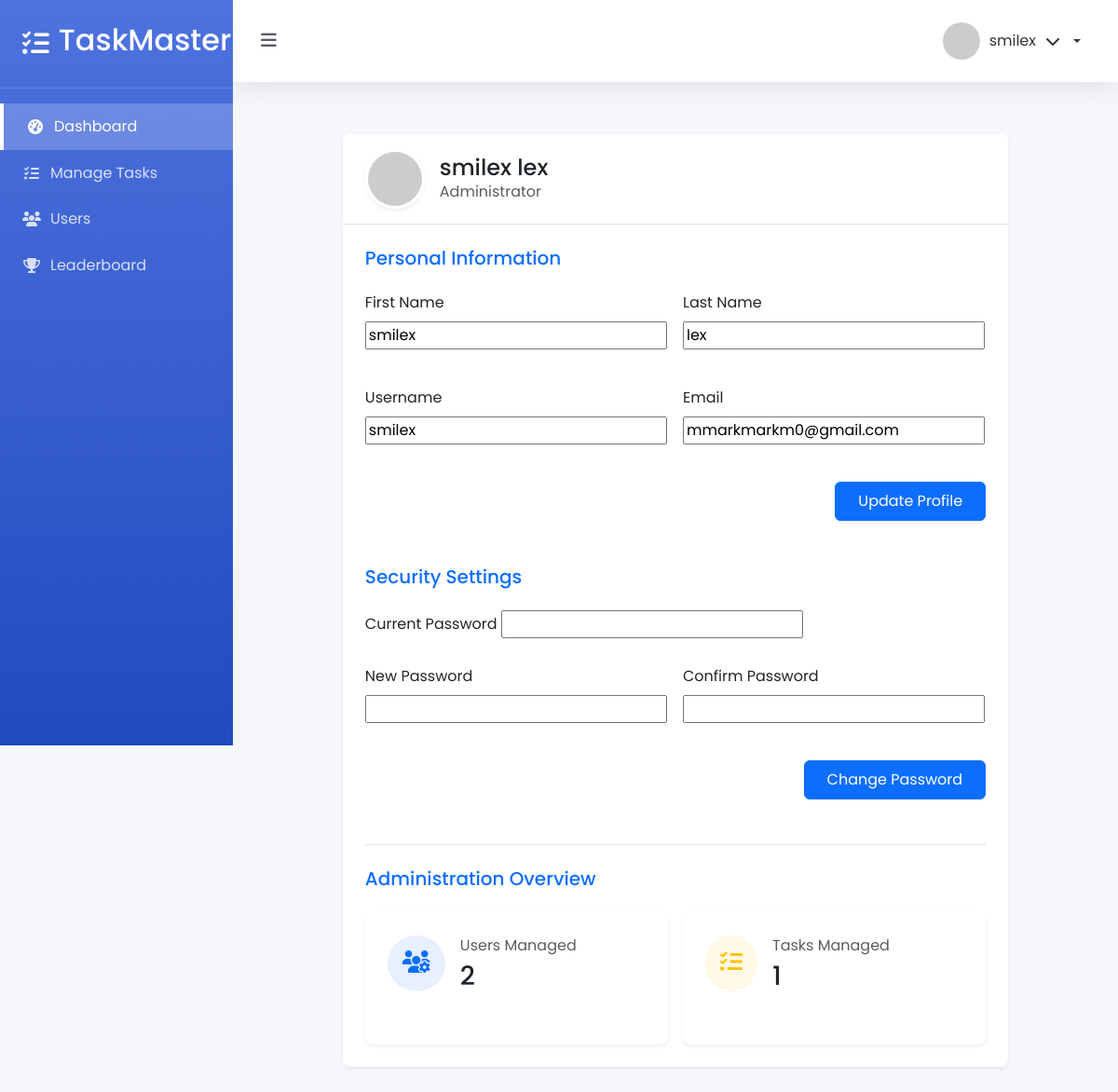
Before: /profile/ (signed in) with the older database file.
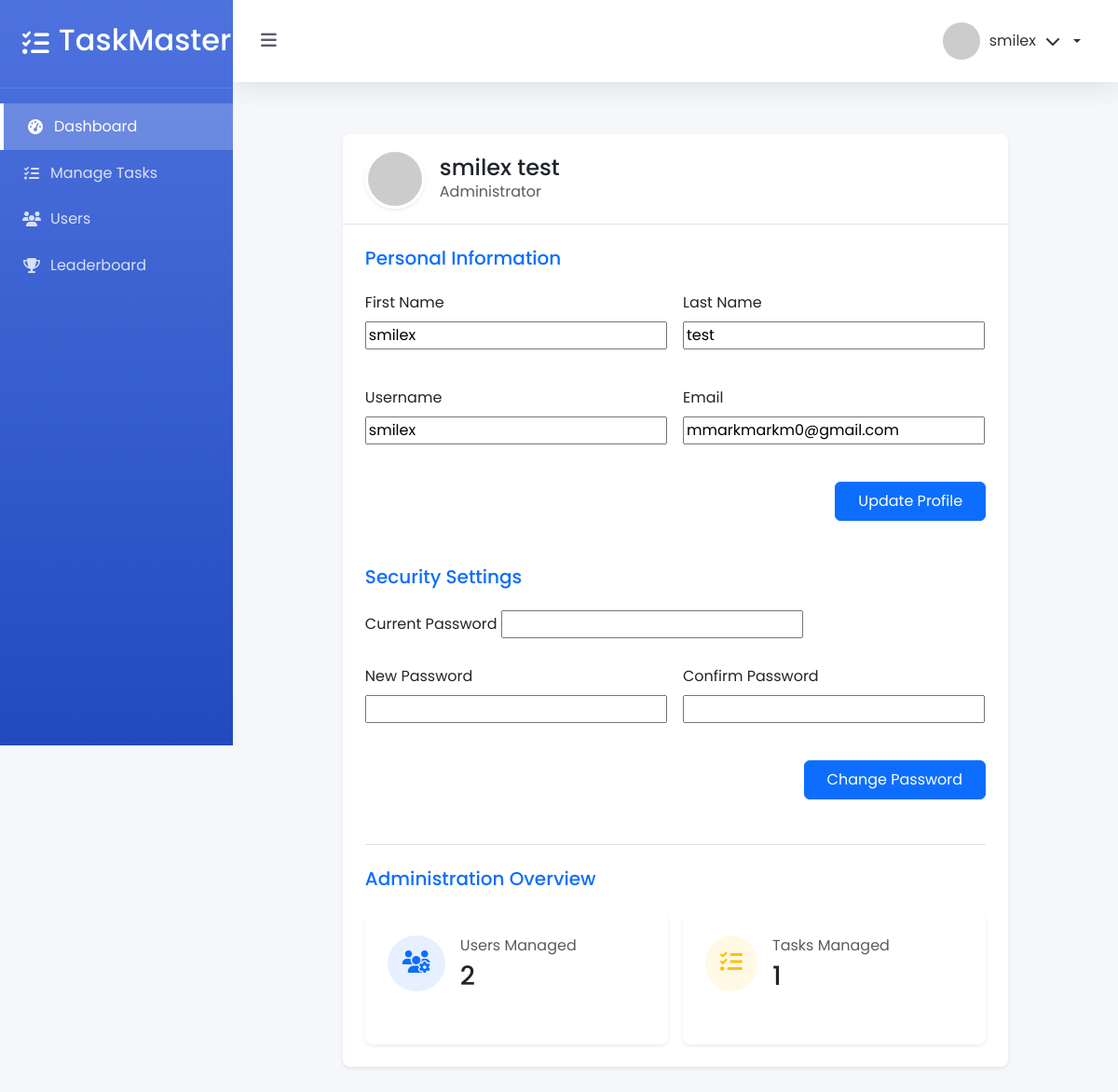
After: the same page with the newer database file.
### myapp/models.py (models this page shows, shortened)
class CustomUser(AbstractUser):
    is_admin = models.BooleanField(default=False)
    points = models.IntegerField(default=0)
    rewards = models.IntegerField(default=0)

### myapp/views.py (the view, shortened to what this page needs)
# urls.py: path('profile/', user_profile, name='user_profile'),
@login_required
def user_profile(request):
    profile_form = UserProfileForm(instance=request.user)
    password_form = PasswordChangeForm(request.user)
    completed_count = request.user.assigned_tasks.filter(status='verified').count()
    current_level = request.user.rewards // 100
    next_level_points = (current_level + 1) * 100
    points_needed = max(0, next_level_points - request.user.points)
    progress = (request.user.points % 100) if current_level > 0 else request.user.points
    context = {
        'profile_form': profile_form,
        'password_form': password_form,
        'completed_count': completed_count,
        'progress': progress,
        'points_needed': points_needed,
    }
    if request.user.is_admin:
        context.update({
            'user_count': CustomUser.objects.filter(is_admin=False).count(),
            'task_count': Task.objects.count(),
            'recent_tasks': Task.objects.order_by('-created_at')[:5],
            'is_admin': True
        })
    else:
        context.update({
            'points': request.user.points,
            'reward_level': f"Level {request.user.rewards // 100 + 1}",
            'is_admin': False
        })
    template = 'myapp/admin_profile.html' if request.user.is_admin else 'myapp/user_profile.html'
    return render(request, template, context)

### myapp/forms.py
class UserProfileForm(forms.ModelForm):
    class Meta:
        model = CustomUser
        fields = ['first_name', 'last_name', 'email', 'username']
    def __init__(self, *args, **kwargs):
        super().__init__(*args, **kwargs)
        self.fields['email'].required = True

### myapp/templates/myapp/admin_profile.html (shortened to what the changed rows need)
{% extends "myapp/base_admin.html" %}
{% load static %}
{% block content %}
<div class="container py-4">
    <div class="row justify-content-center">
        <div class="col-lg-10">
            <div class="card border-0 shadow-sm">
                <div class="card-header bg-white border-bottom py-3 px-4">
                    <div class="d-flex align-items-center">
                        <div>
                            <h4 class="mb-0">{{ request.user.get_full_name|default:request.user.username }}</h4>
                            <p class="text-muted mb-0">Administrator</p>
                        </div>
                    </div>
                </div>
                <div class="card-body p-4">
                    <div class="mb-5">
                        <form method="post" name="profile_form" class="needs-validation" novalidate>
                            <div class="row g-3">
                                <div class="col-md-6">
                                    <div class="form-group mb-4">
                                        <label class="form-label">First Name</label>
                                        {{ profile_form.first_name }}
                                    </div>
                                </div>
                                <div class="col-md-6">
                                    <div class="form-group mb-4">
                                        <label class="form-label">Last Name</label>
                                        {{ profile_form.last_name }}
                                    </div>
                                </div>
                                <div class="col-md-6">
                                    <div class="form-group mb-4">
                                        <label class="form-label">Username</label>
                                        {{ profile_form.username }}
                                    </div>
                                </div>
                                <div class="col-md-6">
                                    <div class="form-group mb-4">
                                        <label class="form-label">Email</label>
                                        {{ profile_form.email }}
                                    </div>
                                </div>
                            </div>
                        </form>
                    </div>
                </div>
            </div>
        </div>
    </div>
</div>
{% endblock %}

### myapp/templates/myapp/base_admin.html (shortened to what this page needs)
{% load static %}
<!DOCTYPE html>
<html lang="en">
<head>
    <link href="https://cdn.jsdelivr.net/npm/bootstrap@5.3.0/dist/css/bootstrap.min.css" rel="stylesheet">
    <link rel="stylesheet" href="https://cdnjs.cloudflare.com/ajax/libs/font-awesome/6.4.0/css/all.min.css">
    <link rel="stylesheet" href="{% static 'css/admin.css' %}">
</head>
<body class="admin-body">
    <div class="admin-container">
        <div class="admin-sidebar">
            <div class="sidebar-header">
                <div class="logo-container">
                    <i class="fas fa-tasks logo-icon"></i>
                    <h2>TaskMaster</h2>
                </div>
            </div>
            <nav class="sidebar-nav">
                <a href="{% url 'admin_dashboard' %}" class="nav-item active">
                    <i class="fas fa-tachometer-alt"></i>
                    <span>Dashboard</span>
                </a>
                <a href="{% url 'managetasks' %}" class="nav-item">
                    <i class="fas fa-tasks"></i>
                    <span>Manage Tasks</span>
                </a>
                <a href="{% url 'users' %}" class="nav-item">
                    <i class="fas fa-users"></i>
                    <span>Users</span>
                </a>
                <a href="{% url 'leaderboard' %}" class="nav-item">
                    <i class="fas fa-trophy"></i>
                    <span>Leaderboard</span>
                </a>
            </nav>
        </div>
        <div class="admin-main">
            <header class="admin-header">
                <div class="header-left">
                    <button class="sidebar-toggle">
                        <i class="fas fa-bars"></i>
                    </button>
                </div>
                <div class="header-right">
                    <div class="user-profile dropdown">
                        <div class="dropdown-toggle" data-bs-toggle="dropdown" aria-expanded="false">
                            <img src="https://ui-avatars.com/api/?name={{ request.user.username }}&background=random" alt="User">
                            <span>{{ request.user.username }}</span>
                            <i class="fas fa-chevron-down"></i>
                        </div>
                    </div>
                </div>
            </header>
            <main class="admin-content">
                {% block content %}{% endblock %}
            </main>
        </div>
    </div>
</body>
</html>

Changed rows visible on the page:
changed CustomUser "smilex": user.get_full_name "smilex lex" → "smilex test"; last_name "lex" → "test"
